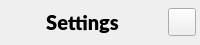
               <widget class="QFrame" name="top_bar">
                <property name="minimumSize">
                 <size>
                  <width>0</width>
                  <height>45</height>
                 </size>
                </property>
                <property name="maximumSize">
                 <size>
                  <width>16777215</width>
                  <height>45</height>
                 </size>
                </property>
                <property name="frameShape">
                 <enum>QFrame::NoFrame</enum>
                </property>
                <property name="frameShadow">
                 <enum>QFrame::Raised</enum>
                </property>
                <property name="lineWidth">
                 <number>0</number>
                </property>
                <layout class="QHBoxLayout" name="horizontalLayout">
                 <property name="spacing">
                  <number>0</number>
                 </property>
                 <property name="leftMargin">
                  <number>0</number>
                 </property>
                 <property name="topMargin">
                  <number>0</number>
                 </property>
                 <property name="rightMargin">
                  <number>0</number>
                 </property>
                 <property name="bottomMargin">
                  <number>0</number>
                 </property>
                 <item>
                  <widget class="QLabel" name="title_bar">
                   <property name="font">
                    <font>
                     <family>Lato Black</family>
                     <pointsize>15</pointsize>
                     <weight>50</weight>
                     <italic>false</italic>
                     <bold>false</bold>
                    </font>
                   </property>
                   <property name="lineWidth">
                    <number>0</number>
                   </property>
                   <property name="text">
                    <string>Settings</string>
                   </property>
                   <property name="alignment">
                    <set>Qt::AlignCenter</set>
                   </property>
                   <property name="indent">
                    <number>22</number>
                   </property>
                  </widget>
                 </item>
                 <item>
                  <widget class="QFrame" name="top_btns">
                   <property name="maximumSize">
                    <size>
                     <width>35</width>
                     <height>35</height>
                    </size>
                   </property>
                   <property name="frameShape">
                    <enum>QFrame::NoFrame</enum>
                   </property>
                   <property name="frameShadow">
                    <enum>QFrame::Raised</enum>
                   </property>
                   <property name="lineWidth">
                    <number>0</number>
                   </property>
                   <layout class="QHBoxLayout" name="top_btn_layout">
                    <property name="spacing">
                     <number>4</number>
                    </property>
                    <property name="leftMargin">
                     <number>0</number>
                    </property>
                    <property name="topMargin">
                     <number>0</number>
                    </property>
                    <property name="rightMargin">
                     <number>0</number>
                    </property>
                    <property name="bottomMargin">
                     <number>0</number>
                    </property>
                    <item>
                     <widget class="QPushButton" name="btnClose">
                      <property name="minimumSize">
                       <size>
                        <width>28</width>
                        <height>28</height>
                       </size>
                      </property>
                      <property name="maximumSize">
                       <size>
                        <width>28</width>
                        <height>28</height>
                       </size>
                      </property>
                      <property name="cursor">
                       <cursorShape>PointingHandCursor</cursorShape>
                      </property>
                      <property name="toolTip">
                       <string>Close</string>
                      </property>
                      <property name="styleSheet">
                       <string notr="true">QPushButton{
background-image: url(data/icons/cursor/CLOSE_NORMAL.png);
}
QPushButton:hover{
background-image: url(data/icons/cursor/CLOSE_HOVER.png);
}
QPushButton:checked{
background-image: url(data/icons/cursor/CLOSE_HOVER.png);
}</string>
                      </property>
                      <property name="text">
                       <string/>
                      </property>
                      <property name="iconSize">
                       <size>
                        <width>20</width>
                        <height>20</height>
                       </size>
                      </property>
                     </widget>
                    </item>
                   </layout>
                  </widget>
                 </item>
                </layout>
               </widget>
